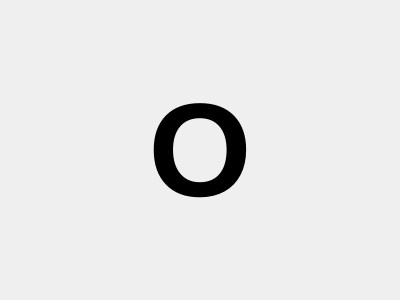
<?xml version="1.0" encoding="UTF-8"?>
<ui version="4.0">
 <class>Cell</class>
 <widget class="QWidget" name="Cell">
  <property name="geometry">
   <rect>
    <x>0</x>
    <y>0</y>
    <width>400</width>
    <height>300</height>
   </rect>
  </property>
  <property name="windowTitle">
   <string>Form</string>
  </property>
  <property name="styleSheet">
   <string notr="true">QWidget{
	border:3px solid rgba(255, 255, 255, 0);
}</string>
  </property>
  <layout class="QGridLayout" name="gridLayout">
   <item row="0" column="0">
    <widget class="QPushButton" name="pushButton_2">
     <property name="sizePolicy">
      <sizepolicy hsizetype="Minimum" vsizetype="Minimum">
       <horstretch>0</horstretch>
       <verstretch>0</verstretch>
      </sizepolicy>
     </property>
     <property name="font">
      <font>
       <family>Arial</family>
       <pointsize>100</pointsize>
       <bold>true</bold>
      </font>
     </property>
     <property name="text">
      <string>O</string>
     </property>
    </widget>
   </item>
  </layout>
 </widget>
 <resources/>
 <connections/>
</ui>
